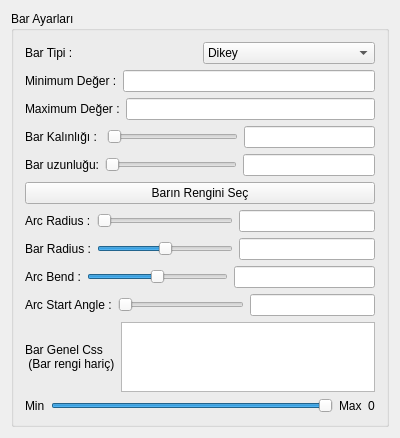
<?xml version="1.0" encoding="UTF-8"?>
<ui version="4.0">
 <class>BarSceneItemEdit</class>
 <widget class="QWidget" name="BarSceneItemEdit">
  <property name="geometry">
   <rect>
    <x>0</x>
    <y>0</y>
    <width>400</width>
    <height>406</height>
   </rect>
  </property>
  <property name="windowTitle">
   <string>BarSceneItemEdit</string>
  </property>
  <layout class="QVBoxLayout" name="verticalLayout">
   <item>
    <widget class="QGroupBox" name="groupBox">
     <property name="title">
      <string>Bar Ayarları</string>
     </property>
     <layout class="QVBoxLayout" name="verticalLayout_2">
      <item>
       <layout class="QHBoxLayout" name="horizontalLayout">
        <item>
         <widget class="QLabel" name="label">
          <property name="text">
           <string>Bar Tipi : </string>
          </property>
         </widget>
        </item>
        <item>
         <widget class="QComboBox" name="comboBoxBarType">
          <item>
           <property name="text">
            <string>Dikey</string>
           </property>
          </item>
          <item>
           <property name="text">
            <string>Yatay</string>
           </property>
          </item>
          <item>
           <property name="text">
            <string>Dikey Ters</string>
           </property>
          </item>
          <item>
           <property name="text">
            <string>Yatay Ters</string>
           </property>
          </item>
          <item>
           <property name="text">
            <string>Arc</string>
           </property>
          </item>
          <item>
           <property name="text">
            <string>Arc Ters</string>
           </property>
          </item>
         </widget>
        </item>
       </layout>
      </item>
      <item>
       <layout class="QHBoxLayout" name="horizontalLayout_2">
        <item>
         <widget class="QLabel" name="label_2">
          <property name="text">
           <string>Minimum Değer :</string>
          </property>
         </widget>
        </item>
        <item>
         <widget class="QLineEdit" name="lineEditMinBarVal"/>
        </item>
       </layout>
      </item>
      <item>
       <layout class="QHBoxLayout" name="horizontalLayout_3">
        <item>
         <widget class="QLabel" name="label_3">
          <property name="text">
           <string>Maximum Değer :</string>
          </property>
         </widget>
        </item>
        <item>
         <widget class="QLineEdit" name="lineEditMaxBarVal"/>
        </item>
       </layout>
      </item>
      <item>
       <layout class="QHBoxLayout" name="horizontalLayout_5">
        <item>
         <widget class="QLabel" name="label_4">
          <property name="text">
           <string>Bar Kalınlığı : </string>
          </property>
         </widget>
        </item>
        <item>
         <widget class="QSlider" name="horizontalSliderBarKalinligi">
          <property name="minimum">
           <number>2</number>
          </property>
          <property name="maximum">
           <number>512</number>
          </property>
          <property name="orientation">
           <enum>Qt::Horizontal</enum>
          </property>
         </widget>
        </item>
        <item>
         <widget class="QLineEdit" name="lineEditKalinlik"/>
        </item>
       </layout>
      </item>
      <item>
       <layout class="QHBoxLayout" name="horizontalLayout_6">
        <item>
         <widget class="QLabel" name="label_5">
          <property name="text">
           <string>Bar uzunluğu:</string>
          </property>
         </widget>
        </item>
        <item>
         <widget class="QSlider" name="horizontalSliderBarLength">
          <property name="minimum">
           <number>2</number>
          </property>
          <property name="maximum">
           <number>1024</number>
          </property>
          <property name="orientation">
           <enum>Qt::Horizontal</enum>
          </property>
         </widget>
        </item>
        <item>
         <widget class="QLineEdit" name="lineEditBarLength"/>
        </item>
       </layout>
      </item>
      <item>
       <widget class="QPushButton" name="pushButtonSelectColor">
        <property name="text">
         <string>Barın Rengini Seç</string>
        </property>
       </widget>
      </item>
      <item>
       <layout class="QHBoxLayout" name="horizontalLayout_9">
        <item>
         <widget class="QLabel" name="label_9">
          <property name="text">
           <string>Arc Radius :</string>
          </property>
         </widget>
        </item>
        <item>
         <widget class="QSlider" name="horizontalSliderArcRadius">
          <property name="minimum">
           <number>10</number>
          </property>
          <property name="maximum">
           <number>400</number>
          </property>
          <property name="orientation">
           <enum>Qt::Horizontal</enum>
          </property>
         </widget>
        </item>
        <item>
         <widget class="QLineEdit" name="lineEditArcRadius"/>
        </item>
       </layout>
      </item>
      <item>
       <layout class="QHBoxLayout" name="horizontalLayout_12">
        <item>
         <widget class="QLabel" name="label_12">
          <property name="text">
           <string>Bar Radius :</string>
          </property>
         </widget>
        </item>
        <item>
         <widget class="QSlider" name="horizontalSliderBarRadius">
          <property name="minimum">
           <number>-100</number>
          </property>
          <property name="maximum">
           <number>100</number>
          </property>
          <property name="orientation">
           <enum>Qt::Horizontal</enum>
          </property>
         </widget>
        </item>
        <item>
         <widget class="QLineEdit" name="lineEditBarRadius"/>
        </item>
       </layout>
      </item>
      <item>
       <layout class="QHBoxLayout" name="horizontalLayout_14">
        <item>
         <widget class="QLabel" name="label_14">
          <property name="text">
           <string>Arc Bend :</string>
          </property>
         </widget>
        </item>
        <item>
         <widget class="QSlider" name="horizontalSliderArcBend">
          <property name="minimum">
           <number>-100</number>
          </property>
          <property name="maximum">
           <number>100</number>
          </property>
          <property name="orientation">
           <enum>Qt::Horizontal</enum>
          </property>
         </widget>
        </item>
        <item>
         <widget class="QLineEdit" name="lineEditArcBend"/>
        </item>
       </layout>
      </item>
      <item>
       <layout class="QHBoxLayout" name="horizontalLayout_13">
        <item>
         <widget class="QLabel" name="label_13">
          <property name="text">
           <string>Arc Start Angle :</string>
          </property>
         </widget>
        </item>
        <item>
         <widget class="QSlider" name="horizontalSliderArcStartAngle">
          <property name="minimum">
           <number>0</number>
          </property>
          <property name="maximum">
           <number>360</number>
          </property>
          <property name="orientation">
           <enum>Qt::Horizontal</enum>
          </property>
         </widget>
        </item>
        <item>
         <widget class="QLineEdit" name="lineEditArcStartAngle"/>
        </item>
       </layout>
      </item>
      <item>
       <layout class="QHBoxLayout" name="horizontalLayout_8">
        <item>
         <widget class="QLabel" name="label_8">
          <property name="text">
           <string>Bar Genel Css 
 (Bar rengi hariç)</string>
          </property>
         </widget>
        </item>
        <item>
         <widget class="QTextEdit" name="textEditCss"/>
        </item>
       </layout>
      </item>
      <item>
       <layout class="QHBoxLayout" name="horizontalLayout_7">
        <item>
         <widget class="QLabel" name="label_6">
          <property name="text">
           <string>Min</string>
          </property>
         </widget>
        </item>
        <item>
         <widget class="QSlider" name="horizontalSliderMinMaxDeneme">
          <property name="pageStep">
           <number>1</number>
          </property>
          <property name="sliderPosition">
           <number>99</number>
          </property>
          <property name="orientation">
           <enum>Qt::Horizontal</enum>
          </property>
         </widget>
        </item>
        <item>
         <widget class="QLabel" name="label_7">
          <property name="text">
           <string>Max</string>
          </property>
         </widget>
        </item>
        <item>
         <widget class="QLabel" name="labelPercentage">
          <property name="text">
           <string>0</string>
          </property>
         </widget>
        </item>
       </layout>
      </item>
     </layout>
    </widget>
   </item>
  </layout>
 </widget>
 <layoutdefault spacing="6" margin="11"/>
 <resources/>
 <connections/>
</ui>
